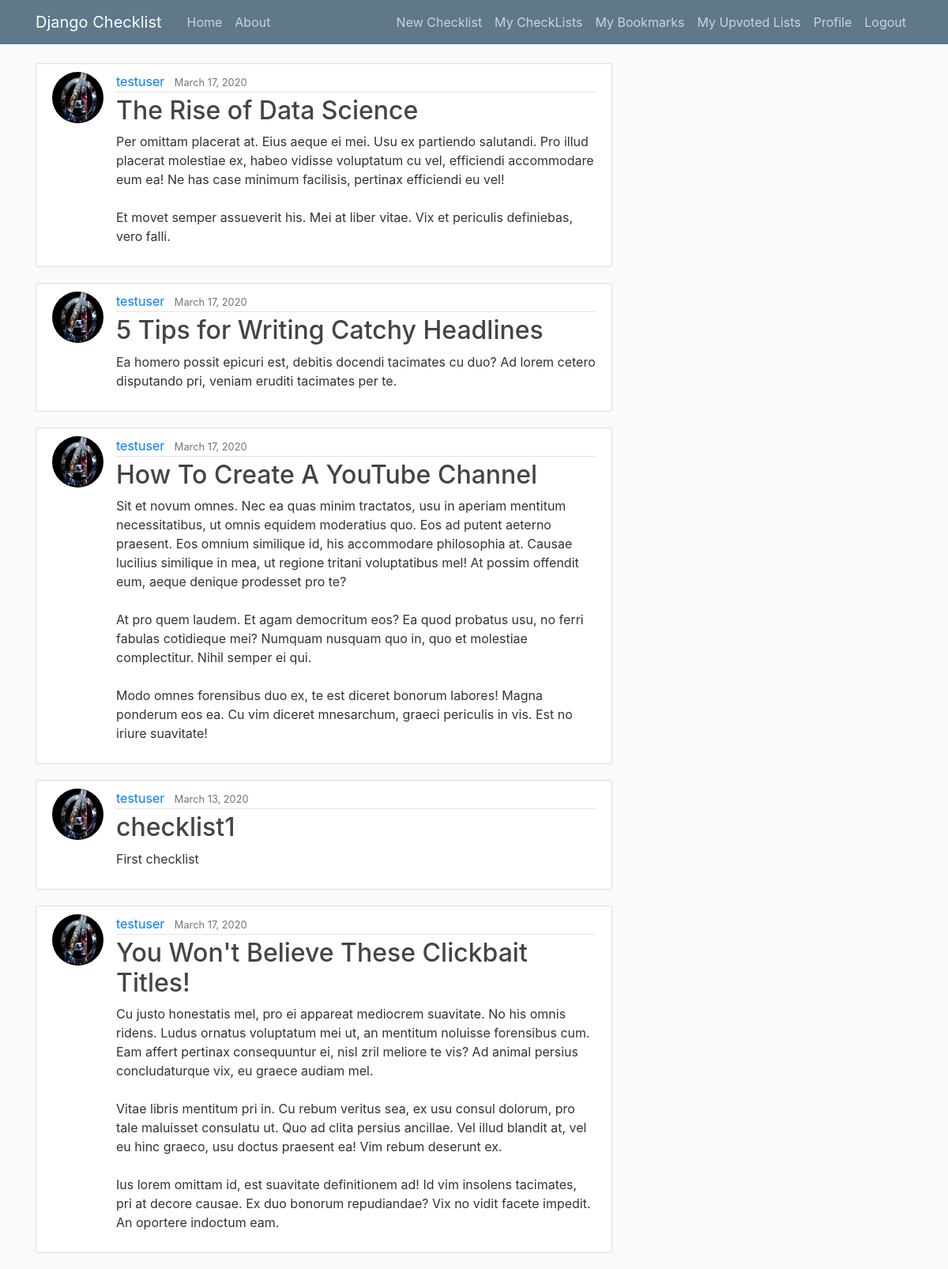
The app's page /mybookmark/ (signed in), older data.
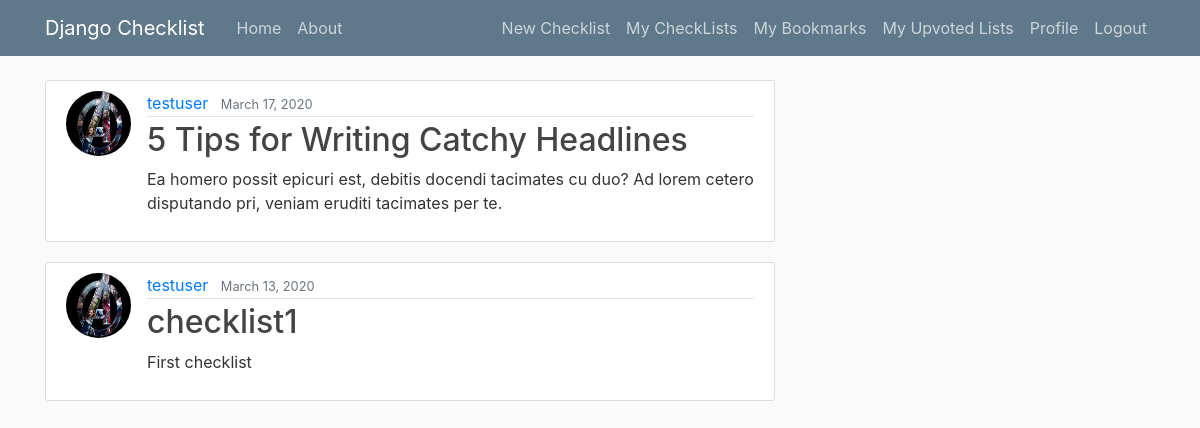
The same page, newer data.
### checklist/models.py (models this page shows, shortened)
class Bookmark(models.Model):
	user = models.ForeignKey(User, on_delete=models.CASCADE)
	checklist = models.ForeignKey(Checklist, on_delete=models.CASCADE)

class Checklist(models.Model):
	title = models.CharField(max_length=100)
	content = models.TextField()
	date_posted = models.DateTimeField(default=timezone.now)
	author = models.ForeignKey(User, on_delete = models.CASCADE)
	visibility = models.IntegerField(default=0)

### users/models.py (models this page shows, shortened)
class Profile(models.Model):
	user = models.OneToOneField(User, on_delete = models.CASCADE)
	image = models.ImageField(default='default.jpg', upload_to='profile_pics')

### checklist/views.py (the view)
# urls.py: path('mybookmark/', views.mybookmark, name='checklist-mybookmark'),
def mybookmark(request):
	context = {
		'bookmarks_var': Bookmark.objects.filter(user=request.user),
		'title': 'My Bookmarks'
	}
	return render(request, 'checklist/mybookmark.html', context) # because render looks in templates subdirectory, by default

### checklist/templates/checklist/mybookmark.html
{% extends "checklist/base.html" %}
{% block content %}
	{% for bookmark in bookmarks_var %}
		<article class="media content-section">
			<img class="rounded-circle article-img" src="{{ bookmark.checklist.author.profile.image.url }}">
		  <div class="media-body">
		    <div class="article-metadata">
		      <a class="mr-2" href="{% url 'user-checklists' bookmark.checklist.author.username %}">{{ bookmark.checklist.author }}</a>
		      <small class="text-muted">{{ bookmark.checklist.date_posted|date:'F d, Y' }}</small>
		    </div>
		    <h2><a class="article-title" href="#">{{ bookmark.checklist.title }}</a></h2>
		    <p class="article-content">{{ bookmark.checklist.content }}</p>
		  </div>
		</article>
	{% endfor %}
{% endblock %}

Row changes from the older to the newer data that the page shows:
removed Bookmark: checklist.author.profile.image (placeholder picture), checklist.author "testuser", checklist.date_posted "March 17, 2020", checklist "The Rise of Data Science", checklist.content "Per omittam placerat at. Eius aeque ei mei. Usu ex partiendo salutandi. Pro illud placerat molestiae ex, habeo vidisse voluptatum cu vel, efficiendi accommodare eum ea! Ne has case minimum facilisis, pertinax efficiendi eu vel! Et movet semper assueverit his. Mei at liber vitae. Vix et periculis definiebas, vero falli."
removed Bookmark: checklist.author.profile.image (placeholder picture), checklist.author "testuser", checklist.date_posted "March 17, 2020", checklist "How To Create A YouTube Channel", checklist.content "Sit et novum omnes. Nec ea quas minim tractatos, usu in aperiam mentitum necessitatibus, ut omnis equidem moderatius quo. Eos ad putent aeterno praesent. Eos omnium similique id, his accommodare philosophia at. Causae lucilius similique in mea, ut regione tritani voluptatibus mel! At possim offendit eum, aeque denique prodesset pro te? At pro quem laudem. Et agam democritum eos? Ea quod probatus usu, no ferri fabulas cotidieque mei? Numquam nusquam quo in, quo et molestiae complectitur. Nihil semper ei qui. Modo omnes forensibus duo ex, te est diceret bonorum labores! Magna ponderum eos ea. Cu vim diceret mnesarchum, graeci periculis in vis. Est no iriure suavitate!"
removed Bookmark: checklist.author.profile.image (placeholder picture), checklist.author "testuser", checklist.date_posted "March 17, 2020", checklist "You Won't Believe These Clickbait Titles!", checklist.content "Cu justo honestatis mel, pro ei appareat mediocrem suavitate. No his omnis ridens. Ludus ornatus voluptatum mei ut, an mentitum noluisse forensibus cum. Eam affert pertinax consequuntur ei, nisl zril meliore te vis? Ad animal persius concludaturque vix, eu graece audiam mel. Vitae libris mentitum pri in. Cu rebum veritus sea, ex usu consul dolorum, pro tale maluisset consulatu ut. Quo ad clita persius ancillae. Vel illud blandit at, vel eu hinc graeco, usu doctus praesent ea! Vim rebum deserunt ex. Ius lorem omittam id, est suavitate definitionem ad! Id vim insolens tacimates, pri at decore causae. Ex duo bonorum repudiandae? Vix no vidit facete impedit. An oportere indoctum eam."
